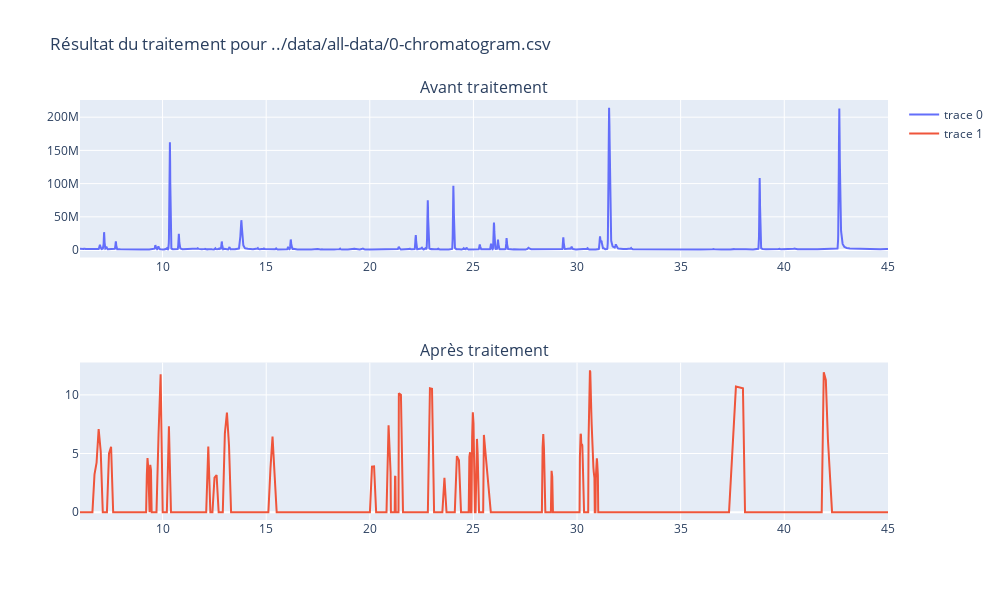
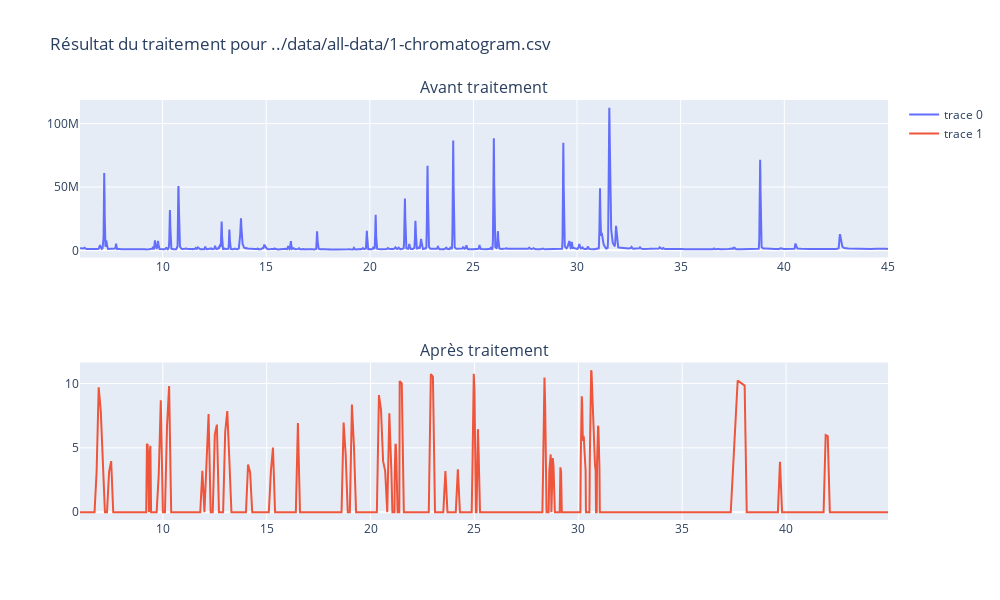
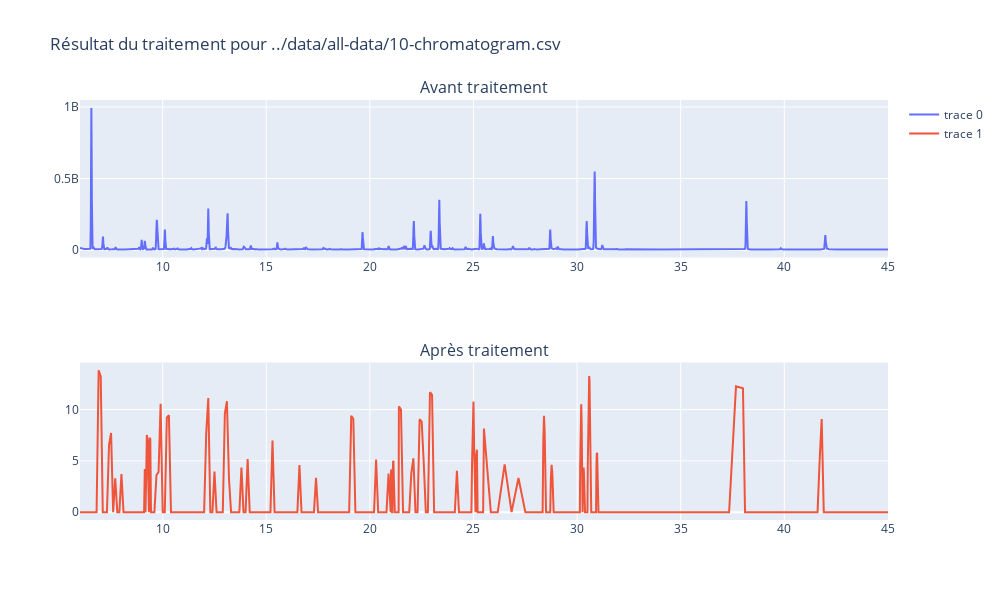
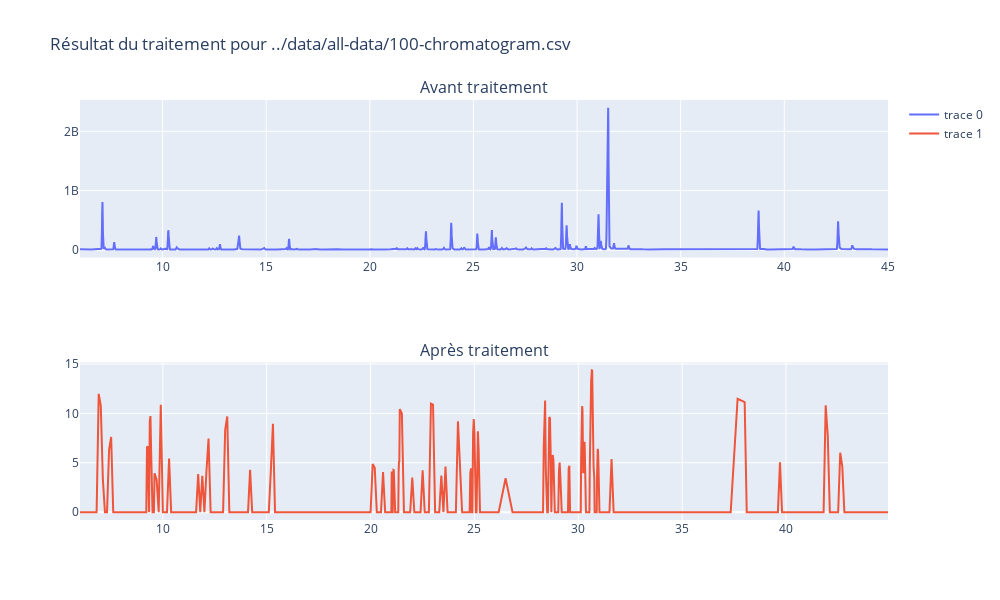

Here is the notebook cell these charts were saved with, in order:
### Markdown cell above
Comparaison de données brutes avec les données traitées sur `nb_plot` exemples :

### Code cell
files = [f for f in listdir(PATH) if (f.endswith(tools.CHROM_EXT) or f.endswith(tools.CHROM_EXT.upper()))]
print('Nombre de fichier détectés : ', len(files))

i=0
for file in files[start:start+nb_plot]:
    file_path = join(PATH, file) # on récupère le chemin relatif du fichier
    print(file)
    df = tools.readCSV(file_path)  # données brutes
    # réduction de l'intervalle
    df = df.drop(df[df.index > tools.INTERVAL[1]].index)
    df = df.drop(df[df.index < tools.INTERVAL[0]].index)
    try:
        dt = tools.readAndAdaptDataFromCSV(PATH, file[: -17]) # données traitées
    except tools.ReadDataException as e:
        print(e)
        continue
    newdf = dt.df
    #df = tools.alignSpikes(df, dt.spikes[0:4])
    print(dt.spikes)
    dt.printProblems()
    print(len(newdf))
    fig = make_subplots(rows = 2, cols=1, subplot_titles=['Avant traitement', 'Après traitement'])
    fig.add_trace(go.Scatter(x=df.index, y=df["values"], mode='lines'), row=1, col=1)
    fig.add_trace(go.Scatter(x=newdf.index, y=newdf["values"], mode='lines'), row=2, col=1)
    fig.update_layout(height=600, width=1000, title_text="Résultat du traitement pour " + file_path)
    fig.show()
    i+=1

### Figure 1 — Plotly figure (JSON) as saved in the notebook; plotly's stock layout.template omitted (floating-point values rounded to 4 significant figures; data arrays with more than 128 entries replaced by an {"elided": "..."} marker saying what was removed)
{"data": [{"mode": "lines", "type": "scatter", "x": {"elided": "6606 float values"}, "xaxis": "x", "y": {"elided": "6606 float values"}, "yaxis": "y"}, {"mode": "lines", "type": "scatter", "x": {"elided": "505 float values"}, "xaxis": "x2", "y": {"elided": "505 float values"}, "yaxis": "y2"}], "layout": {"annotations": [{"font": {"size": 16}, "showarrow": false, "text": "Avant traitement", "x": 0.5, "xanchor": "center", "xref": "paper", "y": 1, "yanchor": "bottom", "yref": "paper"}, {"font": {"size": 16}, "showarrow": false, "text": "Après traitement", "x": 0.5, "xanchor": "center", "xref": "paper", "y": 0.375, "yanchor": "bottom", "yref": "paper"}], "height": 600, "title": {"text": "Résultat du traitement pour ../data/all-data/0-chromatogram.csv"}, "width": 1000, "xaxis": {"anchor": "y", "domain": [0, 1]}, "xaxis2": {"anchor": "y2", "domain": [0, 1]}, "yaxis": {"anchor": "x", "domain": [0.625, 1]}, "yaxis2": {"anchor": "x2", "domain": [0, 0.375]}}}

### Figure 2 — Plotly figure (JSON) as saved in the notebook; plotly's stock layout.template omitted (floating-point values rounded to 4 significant figures; data arrays with more than 128 entries replaced by an {"elided": "..."} marker saying what was removed)
{"data": [{"mode": "lines", "type": "scatter", "x": {"elided": "6606 float values"}, "xaxis": "x", "y": {"elided": "6606 float values"}, "yaxis": "y"}, {"mode": "lines", "type": "scatter", "x": {"elided": "504 float values"}, "xaxis": "x2", "y": {"elided": "504 float values"}, "yaxis": "y2"}], "layout": {"annotations": [{"font": {"size": 16}, "showarrow": false, "text": "Avant traitement", "x": 0.5, "xanchor": "center", "xref": "paper", "y": 1, "yanchor": "bottom", "yref": "paper"}, {"font": {"size": 16}, "showarrow": false, "text": "Après traitement", "x": 0.5, "xanchor": "center", "xref": "paper", "y": 0.375, "yanchor": "bottom", "yref": "paper"}], "height": 600, "title": {"text": "Résultat du traitement pour ../data/all-data/1-chromatogram.csv"}, "width": 1000, "xaxis": {"anchor": "y", "domain": [0, 1]}, "xaxis2": {"anchor": "y2", "domain": [0, 1]}, "yaxis": {"anchor": "x", "domain": [0.625, 1]}, "yaxis2": {"anchor": "x2", "domain": [0, 0.375]}}}

### Figure 3 — Plotly figure (JSON) as saved in the notebook; plotly's stock layout.template omitted (floating-point values rounded to 4 significant figures; data arrays with more than 128 entries replaced by an {"elided": "..."} marker saying what was removed)
{"data": [{"mode": "lines", "type": "scatter", "x": {"elided": "6607 float values"}, "xaxis": "x", "y": {"elided": "6607 int values"}, "yaxis": "y"}, {"mode": "lines", "type": "scatter", "x": {"elided": "505 float values"}, "xaxis": "x2", "y": {"elided": "505 float values"}, "yaxis": "y2"}], "layout": {"annotations": [{"font": {"size": 16}, "showarrow": false, "text": "Avant traitement", "x": 0.5, "xanchor": "center", "xref": "paper", "y": 1, "yanchor": "bottom", "yref": "paper"}, {"font": {"size": 16}, "showarrow": false, "text": "Après traitement", "x": 0.5, "xanchor": "center", "xref": "paper", "y": 0.375, "yanchor": "bottom", "yref": "paper"}], "height": 600, "title": {"text": "Résultat du traitement pour ../data/all-data/10-chromatogram.csv"}, "width": 1000, "xaxis": {"anchor": "y", "domain": [0, 1]}, "xaxis2": {"anchor": "y2", "domain": [0, 1]}, "yaxis": {"anchor": "x", "domain": [0.625, 1]}, "yaxis2": {"anchor": "x2", "domain": [0, 0.375]}}}

### Figure 4 — Plotly figure (JSON) as saved in the notebook; plotly's stock layout.template omitted (floating-point values rounded to 4 significant figures; data arrays with more than 128 entries replaced by an {"elided": "..."} marker saying what was removed)
{"data": [{"mode": "lines", "type": "scatter", "x": {"elided": "6223 float values"}, "xaxis": "x", "y": {"elided": "6223 int values"}, "yaxis": "y"}, {"mode": "lines", "type": "scatter", "x": {"elided": "504 float values"}, "xaxis": "x2", "y": {"elided": "504 float values"}, "yaxis": "y2"}], "layout": {"annotations": [{"font": {"size": 16}, "showarrow": false, "text": "Avant traitement", "x": 0.5, "xanchor": "center", "xref": "paper", "y": 1, "yanchor": "bottom", "yref": "paper"}, {"font": {"size": 16}, "showarrow": false, "text": "Après traitement", "x": 0.5, "xanchor": "center", "xref": "paper", "y": 0.375, "yanchor": "bottom", "yref": "paper"}], "height": 600, "title": {"text": "Résultat du traitement pour ../data/all-data/100-chromatogram.csv"}, "width": 1000, "xaxis": {"anchor": "y", "domain": [0, 1]}, "xaxis2": {"anchor": "y2", "domain": [0, 1]}, "yaxis": {"anchor": "x", "domain": [0.625, 1]}, "yaxis2": {"anchor": "x2", "domain": [0, 0.375]}}}
